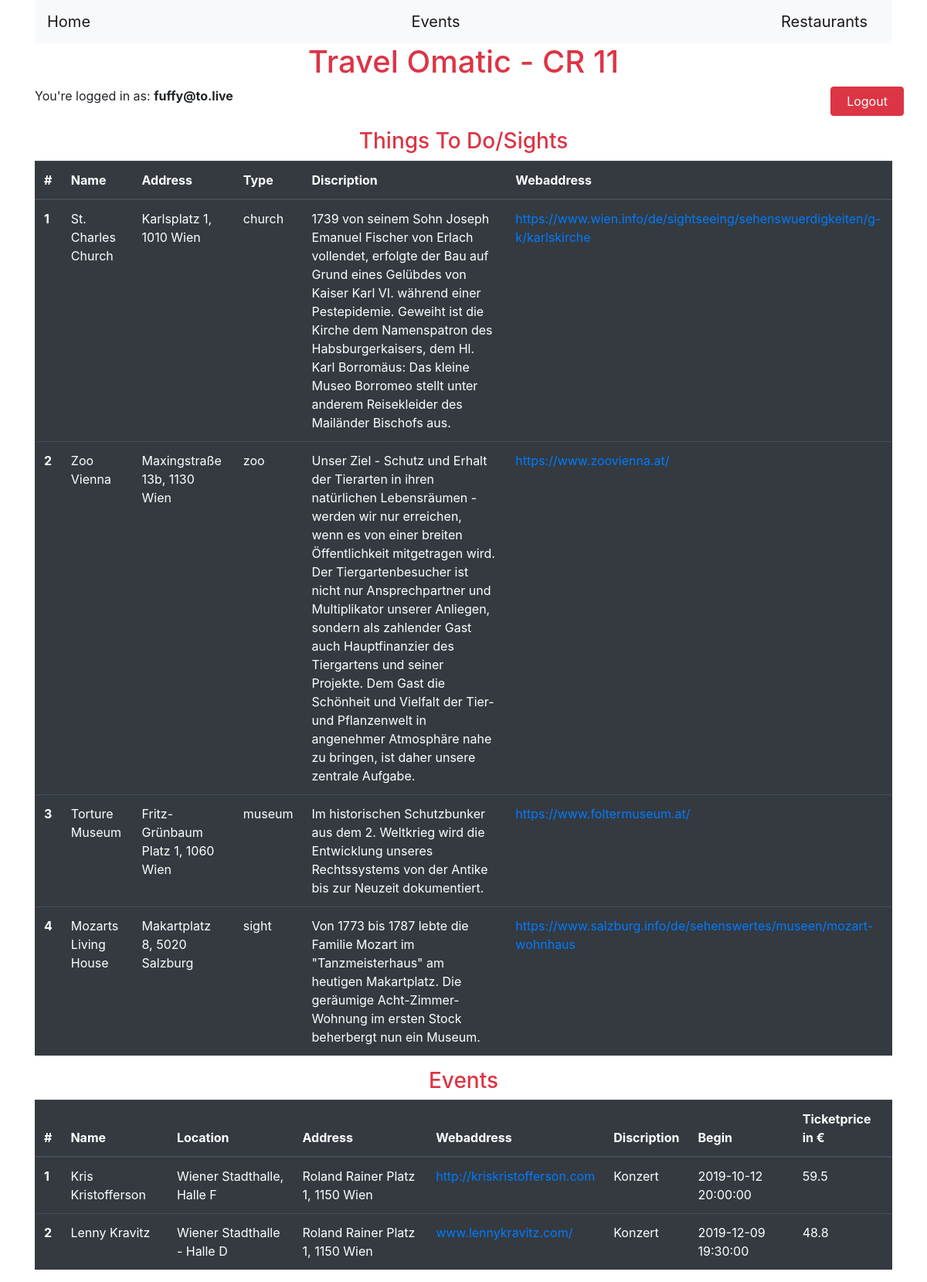
Page /events.php (signed in) on the committed database.
### tables this page shows
CREATE TABLE `thtdo` (
  `thtdoID` int(11) NOT NULL,
  `name` varchar(30) NOT NULL,
  `address` varchar(70) NOT NULL,
  `type` varchar(20) NOT NULL,
  `discription` text DEFAULT NULL,
  `webaddress` varchar(100) NOT NULL
);

CREATE TABLE `event` (
  `eventID` int(11) NOT NULL,
  `name` varchar(30) NOT NULL,
  `location` varchar(30) NOT NULL,
  `address` varchar(50) NOT NULL,
  `discription` text DEFAULT NULL,
  `webaddress` varchar(50) NOT NULL,
  `eventStart` datetime NOT NULL,
  `ticketprice` float UNSIGNED DEFAULT NULL
);

### classes/Database.php (called while the page is built, shortened)
<?php
  class Database {
    public $mysqli;
    function __construct($hostname, $dbuser, $dbpw, $dbname)  {
      $this->mysqli = mysqli_connect($hostname, $dbuser, $dbpw, $dbname);
    }
    public function selectRow($tblName, $cols, $whereClause = '') {
      $sql = "SELECT $cols FROM $tblName $whereClause;";
      return mysqli_query($this->mysqli, $sql);
    }
  }

### actions/dbconnect.php (called while the page is built, shortened)
<?php
$trvomatic = new Database(DBHOST, DBUSER, DBPW, DBNAME);

### events.php (the view, shortened to what this page needs)
<?php
  require_once 'classes/Database.php';
  require_once 'actions/dbconnect.php';
?>
<!DOCTYPE html>
<html lang="en" dir="ltr">
  <head>
    <link rel="stylesheet" href="https://stackpath.bootstrapcdn.com/bootstrap/4.3.1/css/bootstrap.min.css"
>
  </head>
  <body>
    <div class="container">
      <nav class="navbar navbar-light bg-light">
        <a class="navbar-brand" href="./">Home</a>
        <a class="navbar-brand" href="events.php">Events</a>
        <a class="navbar-brand" href="restaurants.php">Restaurants</a>
      </nav>
      <h1 class="text-center text-danger">Travel Omatic - CR 11</h1>
      <div class="row" style="margin-bottom: 1rem;">
        <span class="col-11">You're logged in as: <b><?php echo $_SESSION['user'] . "</b>"; ?></span>
        <a href="actions/a_logout.php" class="col-1 btn btn-danger">Logout</a>
      </div>
      <h3 class="text-center text-danger">Things To Do/Sights</h3>
      <table class="table table-dark">
        <thead>
          <tr>
            <th scope="col">#</th>
            <th scope="col">Name</th>
            <th scope="col">Address</th>
            <th scope="col">Type</th>
            <th scope="col">Discription</th>
            <th scope="col">Webaddress</th>
          </tr>
        </thead>
        <tbody>
          <?php
              $result = $trvomatic->selectRow('thtdo', '*');
              while ($row = $result->fetch_assoc()) {
                echo '<tr>
                  <th scope=\"row\">'.$row['thtdoID'].'</th>
                  <td>'.html_entity_decode($row['name']).'</td>
                  <td>'.html_entity_decode($row['address']).'</td>
                  <td>'.html_entity_decode($row['type']).'</td>
                  <td>'.html_entity_decode($row['discription']).'</td>
                  <td><a href="'.$row['webaddress'].'" target="_blank">'.$row['webaddress'].'</a></td>
                </tr>';
              }
          ?>
        </tbody>
      </table>
      <h3 class="text-center text-danger">Events</h3>
      <table class="table table-dark">
        <thead>
          <tr>
            <th scope="col">#</th>
            <th scope="col">Name</th>
            <th scope="col">Location</th>
            <th scope="col">Address</th>
            <th scope="col">Webaddress</th>
            <th scope="col">Discription</th>
            <th scope="col">Begin</th>
            <th scope="col">Ticketprice in &euro;</th>
          </tr>
        </thead>
        <tbody>
          <?php
              $result = $trvomatic->selectRow('event', '*');
              while ($row = $result->fetch_assoc()) {
                echo '<tr>
                  <th scope=\"row\">'.$row['eventID'].'</th>
                  <td>'.html_entity_decode($row['name']).'</td>
                  <td>'.$row['location'].'</td>
                  <td>'.html_entity_decode($row['address']).'</td>
                  <td><a href="'.$row['webaddress'].'" target="_blank">'.$row['webaddress'].'</a></td>
                  <td>'.html_entity_decode($row['discription']).'</td>
                  <td>'.$row['eventStart'].'</td>
                  <td>'.$row['ticketprice'].'</td>
                </tr>';
              }
          ?>
        </tbody>
      </table>
    </div>
  </body>
</html>

### rows in the picture
thtdo: thtdoID "1", name "St. Charles Church", address "Karlsplatz 1, 1010 Wien", type "church", discription "1739 von seinem Sohn Joseph Emanuel Fischer von Erlach vollendet, erfolgte der Bau auf Grund eines Gelübdes von Kaiser Karl VI. während einer Pestepidemie. Geweiht ist die Kirche dem Namenspatron des Habsburgerkaisers, dem Hl. Karl Borromäus: Das kleine Museo Borromeo stellt unter anderem Reisekleider des Mailänder Bischofs aus.", webaddress "https://www.wien.info/de/sightseeing/sehenswuerdigkeiten/g-k/karlskirche"
thtdo: thtdoID "2", name "Zoo Vienna", address "Maxingstraße 13b, 1130 Wien", type "zoo", discription "Unser Ziel - Schutz und Erhalt der Tierarten in ihren natürlichen Lebensräumen - werden wir nur erreichen, wenn es von einer breiten Öffentlichkeit mitgetragen wird. Der Tiergartenbesucher ist nicht nur Ansprechpartner und Multiplikator unserer Anliegen, sondern als zahlender Gast auch Hauptfinanzier des Tiergartens und seiner Projekte. Dem Gast die Schönheit und Vielfalt der Tier- und Pflanzenwelt in angenehmer Atmosphäre nahe zu bringen, ist daher unsere zentrale Aufgabe.", webaddress "https://www.zoovienna.at/"
thtdo: thtdoID "3", name "Torture Museum", address "Fritz-Grünbaum Platz 1, 1060 Wien", type "museum", discription "Im historischen Schutzbunker aus dem 2. Weltkrieg wird die Entwicklung unseres Rechtssystems von der Antike bis zur Neuzeit dokumentiert.", webaddress "https://www.foltermuseum.at/"
thtdo: thtdoID "4", name "Mozarts Living House", address "Makartplatz 8, 5020 Salzburg", type "sight", discription "Von 1773 bis 1787 lebte die Familie Mozart im \"Tanzmeisterhaus\" am heutigen Makartplatz. Die geräumige Acht-Zimmer-Wohnung im ersten Stock beherbergt nun ein Museum.", webaddress "https://www.salzburg.info/de/sehenswertes/museen/mozart-wohnhaus"
event: eventID "1", name "Kris Kristofferson", location "Wiener Stadthalle, Halle F", address "Roland Rainer Platz 1, 1150 Wien", webaddress "http://kriskristofferson.com", discription "Konzert", eventStart "2019-10-12 20:00:00", ticketprice "59.5"
event: eventID "2", name "Lenny Kravitz", location "Wiener Stadthalle - Halle D", address "Roland Rainer Platz 1, 1150 Wien", webaddress "www.lennykravitz.com/", discription "Konzert", eventStart "2019-12-09 19:30:00", ticketprice "48.8"

### other values in the picture
$_SESSION['user'] "fuffy@to.live"
